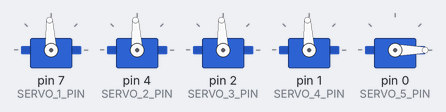
The program below on a simulated Arduino Uno, built with avr-gcc and run on an emulated ATmega328P. Parts: 5 × servo.

Above: at 5.1 s.
At 30.7 s:
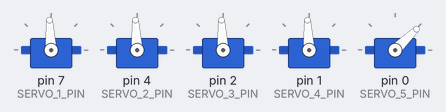
Timing chart, 0 to 32.2 s (numbered marks = the images above):
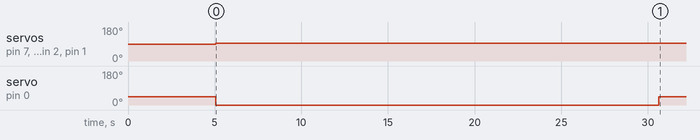

The program:

main.cpp
```cpp
#include <Arduino.h>
#include <Servo.h>
#define F_CPU 20000000
#include <util/delay.h>
#include <i2cslave.h>

/**
 * @file ESC and servo controller based on pololu BabyOrangutan 328
 *
 * Hardware setup: TODO
 *
 * TODO:
 * - RasPi power control
 * - fix servo stutter by blocking reads while setting servos
 */

// If defined, use internal PWM for motor control
// #define MOTOR_PWM


#define ULED PD1

// servo pins need arduino numbers
#define SERVO_1_PIN 7 // PD7
#define SERVO_2_PIN 4 // PD4
#define SERVO_3_PIN 2 // PD2
#define SERVO_4_PIN 1 // PD1
#define SERVO_5_PIN 0 // PD0, motor esc
Servo servo1;
Servo servo2;
Servo servo3;
Servo servo4;
Servo servo5;


#ifdef MOTOR_PWM
#define MOTOR_1_A PD5
#define MOTOR_1_B PD6
#define MOTOR_2_A PD3
#define MOTOR_2_B PB3
#endif // MOTOR_PWM

#define I2C_ADDRESS 0x04

// return values
#define I2C_OK 1
#define I2C_NOK 0
// commands/register addresses
#define I2C_CHIP_ID 0     //< chip id (i2c address), sets will be ignored
#define I2C_CMD_BATTERY 1 //< battery voltage: 255=5V, 0=0V, sets will be ignored
#define I2C_CMD_SERVO1 2  //< set/get servo
#define I2C_CMD_SERVO2 4  //< set/get servo
#define I2C_CMD_SERVO3 6  //< set/get servo
#define I2C_CMD_SERVO4 8  //< set/get servo
#define I2C_CMD_ESC 10     //< set/get motor controller


// About 3.2V
#define BATTERY_MIN_VALUE 165

/**
 * Sleep in increments of 10 ms, because _delay_ms can sleep at max 13 ms
 */
void long_delay(uint8_t ten_ms) {
    for(uint8_t i = 0; i <= ten_ms; i++) {
        _delay_ms(10);
    }
}

/**
 * Battery voltage in <value>/256*5 V
 */
uint8_t get_battery_voltage() {
    return uint8_t(ADCH);
}


#ifdef MOTOR_PWM

void M1_forward(unsigned char pwm)
{
    OCR0A = 0;
    OCR0B = pwm;
}

void M1_reverse(unsigned char pwm)
{
    OCR0B = 0;
    OCR0A = pwm;
}

// don't use any more, both motor channels are shorted together in hardware
// and driven by M1 only
// void M2_forward(unsigned char pwm)
// {
//     OCR2A = 0;
//     OCR2B = pwm;
// }

// void M2_reverse(unsigned char pwm)
// {
//     OCR2B = 0;
//     OCR2A = pwm;
// }

// Motor Initialization routine -- this function must be called
// before you use any of the functions above
void motors_init()
{
    // configure for inverted PWM output on motor control pins:
    //  set OCxx on compare match, clear on timer overflow
    //  Timer0 and Timer2 count up from 0 to 255
    TCCR0A = TCCR2A = 0xF3;

    // use the system clock/64 (=312,5 kHz) as the timer clock
    TCCR0B = TCCR2B = 0x03;

    // initialize all PWMs to 0% duty cycle (braking)
    OCR0A = OCR0B = OCR2A = OCR2B = 0;

    // set PWM pins as digital outputs (the PWM signals will not
    // appear on the lines if they are digital inputs)
    // keep in mind that only M1 is used, M2 (B3/D3) has to stay input / high-Z
    DDRD = (1 << PORTD5) | (1 << PORTD6);
}

#endif // MOTOR_PWM


void setup() {

#ifdef MOTOR_PWM
    // setup motors
    motors_init();
#endif // MOTOR_PWM

    // just to be safe, make sure we don't output 5V to the RasPi
    digitalWrite(SDA, 0);
    digitalWrite(SCL, 0);

    // setup i2c slave
    init_i2c_slave(I2C_ADDRESS);
    force_set_i2cdata(I2C_CHIP_ID, I2C_ADDRESS);

    // setup servos
    servo1.attach(SERVO_1_PIN);
    servo2.attach(SERVO_2_PIN);
    servo3.attach(SERVO_3_PIN);
    servo4.attach(SERVO_4_PIN);
    servo5.attach(SERVO_5_PIN);

    // set all servo values to the middle position of 1500 (=0x05DC)
    try_set_i2cdata(I2C_CMD_SERVO1, 0x05);
    try_set_i2cdata(I2C_CMD_SERVO1+1, 0xDC);
    try_set_i2cdata(I2C_CMD_SERVO2, 0x05);
    try_set_i2cdata(I2C_CMD_SERVO2+1, 0xDC);
    try_set_i2cdata(I2C_CMD_SERVO3, 0x05);
    try_set_i2cdata(I2C_CMD_SERVO3+1, 0xDC);
    try_set_i2cdata(I2C_CMD_SERVO4, 0x05);
    try_set_i2cdata(I2C_CMD_SERVO4+1, 0xDC);
#ifndef MOTOR_PWM
    // initialize the motor as fast as possible to arm the esc
    servo5.writeMicroseconds(1000);
    // if the motor is driven by an external speed controller, initialize like a servo
    // but set starting throttle to 1000 / 0%
    try_set_i2cdata(I2C_CMD_ESC, 0x03);
    try_set_i2cdata(I2C_CMD_ESC+1, 0xE8);
#endif // MOTOR_PWM


    // setup battery adc
    // free running, no ints, max. prescaler
    ADCSRA = 0b10100111;
    // channel 1, external reference, 8 bit only
    ADMUX = 0b00100001;
    // start adc
    ADCSRA |= _BV(ADSC);

    // setup led and blink to tell that we are ready
    DDRD |= _BV(ULED);
    for(uint8_t i = 0; i < 5; i++) {
        PORTD ^= _BV(ULED);
        long_delay(100);
    }

#ifdef MOTOR_PWM
    // test-run motor
    M1_forward(10);
    long_delay(1);
    M1_forward(0);
    long_delay(50);
    M1_forward(10);
    long_delay(1);
    M1_forward(0);
#endif // MOTOR_PWM

}

void loop() {

    // "tick counter" for doing tasks every few hundred ms, roughly estimated
    // the servo functions are the largest part in this loop, so without them this runs roughly 10x faster
    // TODO: runs a bit slow now with all the servo stuff, maybe use a timer instead?
    static uint16_t loops_since_last_tick = 0;
    const uint32_t MAX_SINCE_LAST_TICK = F_CPU / 500;

    // only trip the battery warning after two low readings in a row
    static bool battery_warning_armed = false;
    static bool battery_warning_tripped = false;

    if(loops_since_last_tick > MAX_SINCE_LAST_TICK) {
        loops_since_last_tick = 0;

        // vvv tick counter has run out, run tasks here vvv

        // refresh adc value from time to time
        uint8_t battery_voltage = get_battery_voltage();
        force_set_i2cdata(I2C_CMD_BATTERY, battery_voltage);


        // battery warning logic
        if(battery_voltage < BATTERY_MIN_VALUE) {
            if(!battery_warning_armed) {
                // first low battery reading, arm warning
                battery_warning_armed = true;
            } else {
                // battery warning armed, now run battery alert
                battery_warning_tripped = true;
            }
        } else {
            // battery is above threshold, dis-arm warning
            battery_warning_armed = false;
        }
        // if battery warning is tripped, blink led
        if(battery_warning_tripped) {
            PORTD ^= _BV(ULED);
#ifdef MOTOR_PWM
            // stop motors to prevent brownout
            M1_forward(0);
#endif // MOTOR_PWM
            // TODO: do something else here, maybe add a buzzer?
        }
    }

    // increase tick counter
    loops_since_last_tick++;

    // refresh motor/servo values on every loop for maximum responsiveness
    // TODO: lock i2c during these calls
    servo1.writeMicroseconds((get_i2cdata(I2C_CMD_SERVO1)<<8) + get_i2cdata(I2C_CMD_SERVO1+1));
    servo2.writeMicroseconds((get_i2cdata(I2C_CMD_SERVO2)<<8) + get_i2cdata(I2C_CMD_SERVO2+1));
    servo3.writeMicroseconds((get_i2cdata(I2C_CMD_SERVO3)<<8) + get_i2cdata(I2C_CMD_SERVO3+1));
    servo4.writeMicroseconds((get_i2cdata(I2C_CMD_SERVO4)<<8) + get_i2cdata(I2C_CMD_SERVO4+1));

    // only uptdate motor if there is enough battery voltage left
    if(!battery_warning_tripped) {
#ifdef MOTOR_PWM
        M1_forward(get_i2cdata(I2C_CMD_ESC));
    } else {
        M1_forward(0);
#else
        servo5.writeMicroseconds((get_i2cdata(I2C_CMD_ESC)<<8) + get_i2cdata(I2C_CMD_ESC+1));
    } else {
        servo5.writeMicroseconds(1000);
#endif // MOTOR_PWM
    }
}
```

Measured:
- by itself, servo on pin 7 (SERVO_1_PIN), servo on pin 4 (SERVO_2_PIN), servo on pin 2 (SERVO_3_PIN), servo on pin 1 (SERVO_4_PIN): 90° → 93° at 5.1 s
- by itself, servo on pin 0 (SERVO_5_PIN): 44° → 0° at 5.1 s, → 44° 25.6 s later
